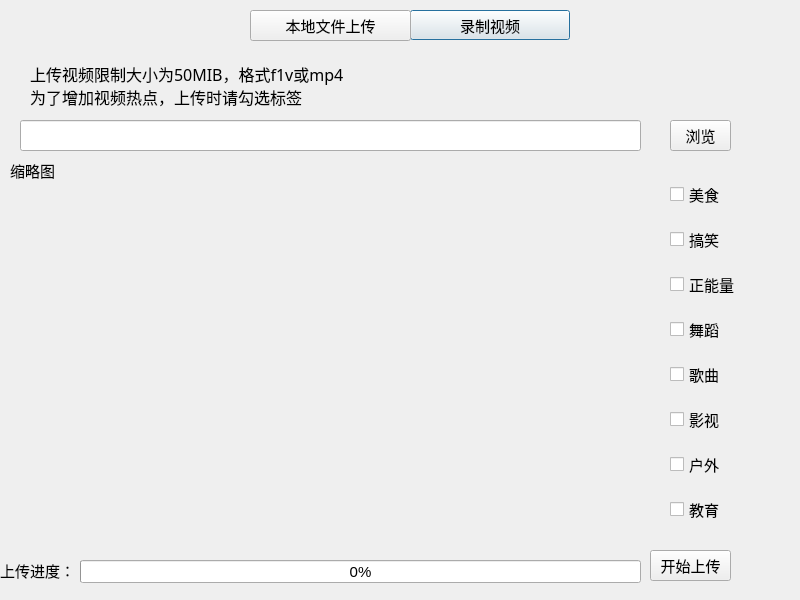
<?xml version="1.0" encoding="UTF-8"?>
<ui version="4.0">
 <class>UploadDialog</class>
 <widget class="QDialog" name="UploadDialog">
  <property name="geometry">
   <rect>
    <x>0</x>
    <y>0</y>
    <width>800</width>
    <height>600</height>
   </rect>
  </property>
  <property name="minimumSize">
   <size>
    <width>800</width>
    <height>600</height>
   </size>
  </property>
  <property name="maximumSize">
   <size>
    <width>800</width>
    <height>600</height>
   </size>
  </property>
  <property name="font">
   <font>
    <pointsize>11</pointsize>
   </font>
  </property>
  <property name="windowTitle">
   <string>Dialog</string>
  </property>
  <widget class="QPushButton" name="pb_page2">
   <property name="geometry">
    <rect>
     <x>410</x>
     <y>10</y>
     <width>160</width>
     <height>30</height>
    </rect>
   </property>
   <property name="text">
    <string>录制视频</string>
   </property>
  </widget>
  <widget class="QPushButton" name="pb_page1">
   <property name="geometry">
    <rect>
     <x>250</x>
     <y>10</y>
     <width>161</width>
     <height>31</height>
    </rect>
   </property>
   <property name="text">
    <string>本地文件上传</string>
   </property>
  </widget>
  <widget class="QStackedWidget" name="sw_page">
   <property name="geometry">
    <rect>
     <x>0</x>
     <y>50</y>
     <width>801</width>
     <height>551</height>
    </rect>
   </property>
   <property name="font">
    <font>
     <pointsize>11</pointsize>
    </font>
   </property>
   <widget class="QWidget" name="page_1">
    <widget class="QLabel" name="le_introduce">
     <property name="geometry">
      <rect>
       <x>30</x>
       <y>10</y>
       <width>621</width>
       <height>51</height>
      </rect>
     </property>
     <property name="font">
      <font>
       <family>微软雅黑</family>
       <pointsize>12</pointsize>
       <weight>50</weight>
       <bold>false</bold>
       <underline>false</underline>
      </font>
     </property>
     <property name="text">
      <string>上传视频限制大小为50MIB，格式f1v或mp4
为了增加视频热点，上传时请勾选标签</string>
     </property>
    </widget>
    <widget class="QLineEdit" name="le_path">
     <property name="geometry">
      <rect>
       <x>20</x>
       <y>70</y>
       <width>621</width>
       <height>31</height>
      </rect>
     </property>
     <property name="readOnly">
      <bool>true</bool>
     </property>
    </widget>
    <widget class="QPushButton" name="pb_view">
     <property name="geometry">
      <rect>
       <x>670</x>
       <y>70</y>
       <width>61</width>
       <height>31</height>
      </rect>
     </property>
     <property name="text">
      <string>浏览</string>
     </property>
    </widget>
    <widget class="QLabel" name="le_jpg">
     <property name="geometry">
      <rect>
       <x>10</x>
       <y>110</y>
       <width>71</width>
       <height>21</height>
      </rect>
     </property>
     <property name="text">
      <string>缩略图</string>
     </property>
    </widget>
    <widget class="MyOpenGLWidget" name="wdg_jpg" native="true">
     <property name="geometry">
      <rect>
       <x>20</x>
       <y>130</y>
       <width>621</width>
       <height>371</height>
      </rect>
     </property>
    </widget>
    <widget class="QLabel" name="le_progress">
     <property name="geometry">
      <rect>
       <x>0</x>
       <y>510</y>
       <width>81</width>
       <height>21</height>
      </rect>
     </property>
     <property name="text">
      <string>上传进度：</string>
     </property>
    </widget>
    <widget class="QProgressBar" name="pgb_upload">
     <property name="geometry">
      <rect>
       <x>80</x>
       <y>510</y>
       <width>561</width>
       <height>23</height>
      </rect>
     </property>
     <property name="value">
      <number>0</number>
     </property>
    </widget>
    <widget class="QPushButton" name="pb_begin">
     <property name="geometry">
      <rect>
       <x>650</x>
       <y>500</y>
       <width>81</width>
       <height>31</height>
      </rect>
     </property>
     <property name="text">
      <string>开始上传</string>
     </property>
    </widget>
    <widget class="QWidget" name="">
     <property name="geometry">
      <rect>
       <x>670</x>
       <y>120</y>
       <width>85</width>
       <height>371</height>
      </rect>
     </property>
     <layout class="QVBoxLayout" name="verticalLayout">
      <item>
       <widget class="QCheckBox" name="cb_food">
        <property name="text">
         <string>美食</string>
        </property>
       </widget>
      </item>
      <item>
       <widget class="QCheckBox" name="cb_fun">
        <property name="text">
         <string>搞笑</string>
        </property>
       </widget>
      </item>
      <item>
       <widget class="QCheckBox" name="cb_ennegy">
        <property name="text">
         <string>正能量</string>
        </property>
       </widget>
      </item>
      <item>
       <widget class="QCheckBox" name="cb_dance">
        <property name="text">
         <string>舞蹈</string>
        </property>
       </widget>
      </item>
      <item>
       <widget class="QCheckBox" name="cb_song">
        <property name="text">
         <string>歌曲</string>
        </property>
       </widget>
      </item>
      <item>
       <widget class="QCheckBox" name="cb_video">
        <property name="text">
         <string>影视</string>
        </property>
       </widget>
      </item>
      <item>
       <widget class="QCheckBox" name="cb_outside">
        <property name="text">
         <string>户外</string>
        </property>
       </widget>
      </item>
      <item>
       <widget class="QCheckBox" name="cb_edu">
        <property name="text">
         <string>教育</string>
        </property>
       </widget>
      </item>
     </layout>
    </widget>
   </widget>
   <widget class="QWidget" name="page_2"/>
  </widget>
 </widget>
 <customwidgets>
  <customwidget>
   <class>MyOpenGLWidget</class>
   <extends>QWidget</extends>
   <header location="global">myopenglwidget.h</header>
   <container>1</container>
  </customwidget>
 </customwidgets>
 <resources/>
 <connections/>
</ui>
